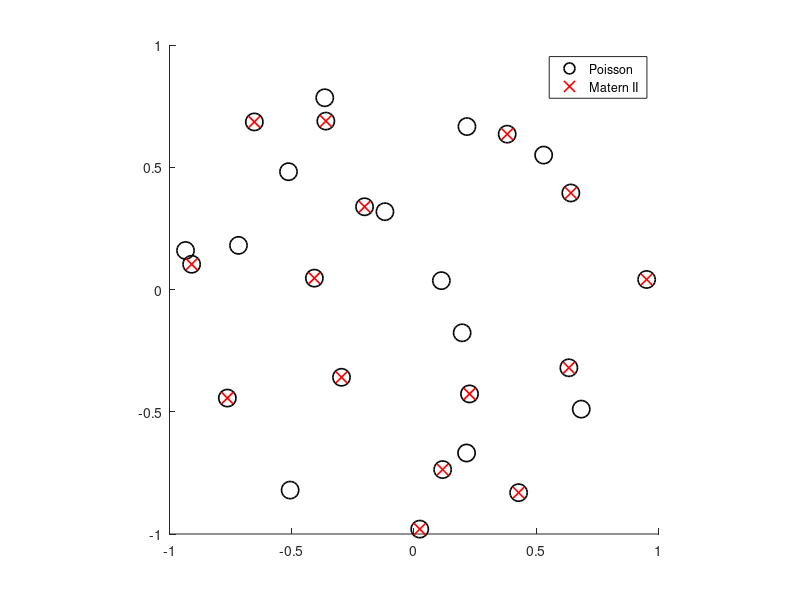

Write MATLAB code to recreate this figure.
% This file can simulate three different types of dependently-thinned point
% processes based on an underling homogeneous Poisson point process. The 
% resulting realizations of these point processes are considered as subsets 
% of the underlying Poisson realizations. The results are stored locally in
% the file Subset.mat. It also plots a single realization.
%
% The two of the point processes are Matern I/II hard-core point
% processes. The other is a point process, which we call the triangle point
% process. All three are constructed by dependently thinning a homogeneous 
% Poisson point process.
% 
% It creates 10^4 realizations of Matern I/II point processes in a few
% seconds on a standard machine, whereas the triangle point process is 
% slower to generate.
%
% This is the first file (of three files) to run to reproduce the results
% presented in the paper by Blaszczyszyn and Keeler[1].
%
% The underlying Poisson realizations are stored as a structure (array)
% called ppStructPoisson, where the thinned point processes (represented as
% indices) are stored in a cell (array) called indexCellSub.
%
% For more details, see the paper by Blaszczyszyn and Keeler[1].
% For details on Matern hard-core point point processes, see, for example,
% books[2](pages 176--178), [3](pages 93--94) or [4](pages 37--38).
%
% REQUIREMENTS:
% Uses Statistics (and Machine learning) Toolbox for Poisson variable 
% generation (uses MATLAB function poissrnd).
%
% Author: H.P. Keeler, Inria/ENS, Paris, and University of Melbourne,
% Melbourne, 2018.
%
% References:
% [1] Blaszczyszyn and Keeler, Determinantal thinning of point processes
% with network learning applications, 2018.
% [2] Chiu, Stoyan, Kendall, and Mecke, "Stochastic geometry and its
% applications", Wiley.
% [3] Schneider and Weil, "Stochastic and integral geometry", Springer.
% [4] Blaszczyszyn, Haenggi, Keeler, and Mukherjee, "Stochastic geometry
% analysis of cellular networks", Cambridge University Press.

close all; clearvars; clc;

%seedRand=1;rng(seedRand); %Seed for random number generation 
choiceModel=2;%1 for Matern I, 2 for Matern II; 3 for triangular process
booleDisk=true;%true (or 1) to sample points on a origin-centered disk
booleCheck=true; %change to true (or 1) to see empirical stations and plots
numbSim=10^4; %number of realizations/simulations created

%Point process parameters
lambda=10; %intensity (ie mean density) of underlying Poisson point process
rMatern=.8/sqrt(lambda); %inhibition radius of Matern I/II process
rTri=2/sqrt(lambda); %thinning parameter for "triangle" process
%thin points if triangle perimeter is smaller than 2*rTri

%sample window dimensions
xx0=0;yy0=0;
%disk centered at (xx0,yy0);
rDisk=1; %radius
%rectangle with bottom left corner at (xx0,yy0)
widthRect=1; %width
heightRect=1; %height
xMin=xx0;xMax=xMin+widthRect;yMin=yy0;yMax=yMin+heightRect;

booleExtended=true; %true to simulate Poisson points on extended window
constN=2;constM=constN-1; %additonal triangle process paramters

%Helper function: distance (squared) between points
funDistSquared=@(x,y,u,v)((x-u).^2+(y-v).^2);

if any(choiceModel==1:2)
    rExtended=rMatern;
elseif choiceModel==3
    rExtended=2*rTri;
else
    error('The variable choiceModel must be one of the following numbers: 1, 2 or 3');
end

if booleDisk %disk
    %Helper functions
    funArea=@(w)(pi*w.^2); %area function
    %check if points in window (returns boolean variables)
    funInWindow=@(x,y)(((x-xx0).^2+(y-yy0).^2)<rDisk^2);
    %polar to Cartesian
    funPol2Cart=@(theta,r)([r.*cos(theta)+xx0,r.*sin(theta)+yy0]);
    %Points uniformally colocated in a origin centred disk
    funUniPoints=@(n,w)funPol2Cart(2*pi*rand(n,1),w*sqrt(rand(n,1)));
    %create sample and big window
    windowSample=rDisk;
    windowExtended=rDisk+rExtended;
else %rectangle
    funArea=@(w)(abs(w(2)-w(1)).*abs(w(4)-w(3))); %area function
    %check if points in window (returns boolean variables)
    funInWindow=@(x,y)((x>=xMin)&(x<=xMax)&(y>=yMin)&(y<=yMax));
    %Points uniformally colocated in a origin corned rectangle
    funUniPoints=@(n,w)([(w(2)-w(1))*rand(n,1)+w(1), ...
        (w(4)-w(3))*rand(n,1)+w(3)]);
    %create sample and big window
    windowSample=[xMin,xMax,yMin,yMax];
    windowExtended=[xMin-rExtended,xMax+rExtended,...
        yMin-rExtended,yMax+rExtended];
end
if booleExtended
    windowBig=windowExtended; %use extended window for Poisson points
else
    windowBig=windowSample; %use sample window for Poisson points
    funInWindow=@(x,y)((ones(size(x))));
end

%calculate areas
areaSample=funArea(windowSample);
areaBig=funArea(windowBig);

%%%START -- Simulation section -- START%%%
%Marked Poisson pont process on bigWindow
%Generate *all* ensembles at once
pointsNumberBig=poissrnd(areaBig*lambda,numbSim,1);%Poisson number of points
pointsNumberTotal=sum(pointsNumberBig);
%uniform x/y coordinates of Poisson points
xxyyTemp=funUniPoints(pointsNumberTotal,windowBig);
xxAllBig=xxyyTemp(:,1); yyAllBig=xxyyTemp(:,2); %extract x/ypoints from matrix
markAge=rand(size(xxAllBig));%iid uniform marks for Matern II
%convert Poisson point processes into cells
xxCellBig=mat2cell(xxAllBig,pointsNumberBig);
yyCellBig=mat2cell(yyAllBig,pointsNumberBig);
numberCell=mat2cell(pointsNumberBig,ones(numbSim,1)); %cell for number of points
markCell=mat2cell(markAge,pointsNumberBig);
%create structure to represent Poisson point process
ppStructPoissonBig=struct('x',xxCellBig,'y',yyCellBig,...
    'n',numberCell,'window',windowBig,'marks',markCell);
ppStructPoisson=ppStructPoissonBig;

%Counts for estimating densities of generated point processes
pointCountsI=zeros(numbSim,1);pointCountsII=zeros(numbSim,1);
pointCountsTri=zeros(numbSim,1); pointCounts=zeros(numbSim,1);

%create cells
xxCellSub=mat2cell(zeros(numbSim,1),ones(numbSim,1)); %for x coordinates
yyCellSub=mat2cell(zeros(numbSim,1),ones(numbSim,1)); %for y coordinates
%index of x/y points for subset point process
indexCellSub=mat2cell(zeros(numbSim,1),ones(numbSim,1));
tic;
%Loop for every Poisson realization
for jj=1:numbSim
    xxBig=ppStructPoissonBig(jj).x;yyBig=ppStructPoissonBig(jj).y;
    markAge=ppStructPoissonBig(jj).marks;
    booleWindow=funInWindow(xxBig,yyBig);
    indexWindow=find(booleWindow);
    xx=xxBig(indexWindow); yy=yyBig(indexWindow);
    numbPoints=length(indexWindow);
    
    %Update underlying Poisson point process
    ppStructPoisson(jj).x=xx; ppStructPoisson(jj).y=yy;
    ppStructPoisson(jj).n=numbPoints;
    ppStructPoisson(jj).window=windowBig; %using big window
    ppStructPoisson(jj).marks=markAge(indexWindow);
    
    if choiceModel<=2
        %Matern I/II
        removeBooleI=false(size(xx));%Index for removing points -- Matern I
        keepBooleII=false(size(xx));%Index for keeping points -- Matern II
        for ii=1:numbPoints
            distanceTemp=funDistSquared(xx(ii),yy(ii),xxBig,yyBig); %distances to other points
            inDiskBoole=(distanceTemp<rMatern^2)&(distanceTemp>0);
            %Matern I
            removeBooleI(ii)=any(inDiskBoole);
            %Matern II
            %keep the younger points
            keepBooleII(ii)=all(markAge(indexWindow(ii))<markAge(inDiskBoole));
            %Note: if markAge(inDiskBoole) is empty, keepBooleII(ii)=1.
        end
        %Remove/keep points to generate Matern hard-core processes
        if choiceModel==1
            %Matern I
            keepBooleI=~(removeBooleI);
            xxMaternI=xx(keepBooleI);yyMaternI=yy(keepBooleI);
            indexCellSub{jj}=find(keepBooleI); %subset index for Matern I
            pointCountsI(jj)=numel(xxMaternI);
            xxCellSub{jj}=xxMaternI;
            yyCellSub{jj}=yyMaternI;
            
        else
            %Matern II
            xxMaternII=xx(keepBooleII);yyMaternII=yy(keepBooleII);
            indexCellSub{jj}=find(keepBooleII); %subset index for Matern II
            pointCountsII(jj)=numel(xxMaternII);
            xxCellSub{jj}=xxMaternII;
            yyCellSub{jj}=yyMaternII;
        end
        
    else        
        %START -- thinning points based on triangular perimiter -- START
        numbPointsBig=length(xxBig);
        booleMatrix=logical(ones(numbPointsBig)-eye(numbPointsBig)); %removes distances to self
        indexMatrix=repmat((1:numbPointsBig),numbPointsBig,1);
        %find every pair combination
        xxMatrix=repmat(xxBig,1,numbPointsBig-1);yyMatrix=repmat(yyBig,1,numbPointsBig-1);
        indexTemp=flipud(reshape(indexMatrix(booleMatrix),numbPointsBig,numbPointsBig-1));
        %calculate nearest distance for all pairs
        [distNearAll,indexNear]=sort(sqrt((xxMatrix-xxMatrix(indexTemp)).^2+(yyMatrix-yyMatrix(indexTemp)).^2),2);
        distNear=distNearAll(:,1:constN); %nearest distances
        %Run for distances between nearest neighbours
        %find indices of nearest neighbours
        indexBetween=indexTemp(sub2ind([numbPointsBig,numbPointsBig-1],repmat((1:numbPointsBig)',1,numbPointsBig-1),indexNear));
        distBetween=sqrt((xxMatrix(indexBetween(:,1:constM))-xxMatrix(indexBetween(:,2:constM+1))).^2 ...
            +(yyMatrix(indexBetween(:,1:constM))-yyMatrix(indexBetween(:,2:constM+1))).^2);
        %total of three distances ie the perimiter distance of the triangle
        distTriAll=sum(distNear,2)+distBetween;
        distTri=distTriAll(booleWindow);
        keepBooleTri=(distTri>rTri); %keep points with large triangle distance
        xxTri=xx(keepBooleTri);yyTri=yy(keepBooleTri);
        %END -- thinning points based on triangular perimeter -- END
        
        %index of points
        indexCellSub{jj}=find(keepBooleTri); %subset index for triangular
        pointCountsTri(jj)=numel(xxTri);
        xxCellSub{jj}=xxTri;
        yyCellSub{jj}=yyTri;
        
    end
    %%%END -- Simulation section -- END%%%
    
    %Collect statistics on number of points
    pointCounts(jj)=numel(indexWindow);
end
toc;

%%%START -- Create point process object -- START%%%
if (choiceModel==1)
    %area of hard-core disk
    diskMaternArea=pi*rMatern^2;
    %Matern I
    numberCell=mat2cell(pointCountsI,ones(numbSim,1)); %cell for number of points
    labelModel='Matern I';
    rSub=rMatern;
elseif choiceModel==2
    %area of hard-core disk
    diskMaternArea=pi*rMatern^2;
    %Matern II
    numberCell=mat2cell(pointCountsII,ones(numbSim,1)); %cell for number of points
    %analytic density
    lambdaSub=1/(diskMaternArea)*(1-exp(-lambda*diskMaternArea)); %Matern II
    labelModel='Matern II';
    rSub=rMatern;
elseif choiceModel==3
    %Triangle
    numberCell=mat2cell(pointCountsTri,ones(numbSim,1)); %cell for number of points
    lambdaSub=mean(pointCountsTri/areaSample);%(empirical estimate)
    labelModel='Triangle';
    rSub=rTri;
end
%create point process object (ie structure array)
ppStructSub=struct('x',xxCellSub,'y',yyCellSub,...
    'n',numberCell,'window',windowSample);

%%%END -- Create point process object -- END %%%

disp(strcat('Finished simulating ',{' '},labelModel,' point process.'));

if ~exist('booleNew','var')
    save('Subset.mat','lambda','xx0','yy0','areaSample','rSub',...
        'lambdaSub','ppStructPoisson','indexCellSub','windowSample',...
        'choiceModel','labelModel','booleDisk');
end

%Checking that all realizations have enough points
if any([ppStructSub(:).n]<=1)
    if (choiceModel==1)||(choiceModel==2)
        warning('There are Matern realizations with one or zero points. Try reducing the parameter rMatern.');
    elseif (choiceModel==3)
        warning('There are triangular realizations with one or zero points. Try reducing the parameter rTri.');
    end
end

%%%Empirical densities of generated point processes
if booleCheck==1
    rSub
    %intensity/density values
    lambdaExact=lambda
    %empirical estimate of density
    lambdaEmp=mean(pointCounts/areaSample)
    
    kk=1;
    xxPoisson=ppStructPoisson(kk).x;
    yyPoisson=ppStructPoisson(kk).y;
    xxSub=xxPoisson(indexCellSub{kk});
    yySub=yyPoisson(indexCellSub{kk});
    
    %%%START -- Plot point processses
    markerSizeNumb=50; %marker size of markers colors
    markerSizeRatio=1;
    figure; hold on;
    set(gcf,'DefaultLineLineWidth',1.2);
    %draw underlying Poisson point process
    plot(xxPoisson,yyPoisson,'ko','MarkerSize',markerSizeNumb/4.0);hold on;
    plot(xxSub,yySub,'rx','MarkerSize',markerSizeNumb/6.0);
    legend('Poisson', labelModel);
    axis square;
    if choiceModel==1
        %analytic density
        lambdaSub
        %empirical estimate of density
        lambdaSubEmp=mean(pointCountsI/areaSample)
    elseif choiceModel==2
        %analytic density
        lambdaSub
        %empirical estimate of density
        lambdaSubEmp=mean(pointCountsII/areaSample)
    else
        %empirical estimate of density (analytic one is not known)
        lambdaSubEmp=lambdaSub
    end   
    
end
